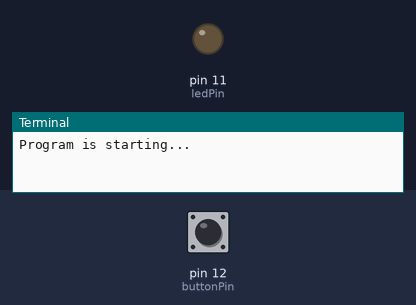
The program below on a simulated Raspberry Pi (header pin numbers). Parts: output pins drawn as LEDs (lit = HIGH), the last lines printed to the terminal. Inputs (shaded band) come from the test bench; at power-on: pin 12 (buttonPin) HIGH.

Above: at 1.2 s.
1.3 s: pin 12 (buttonPin) pulled LOW for 0.15 s
At 2.0 s:
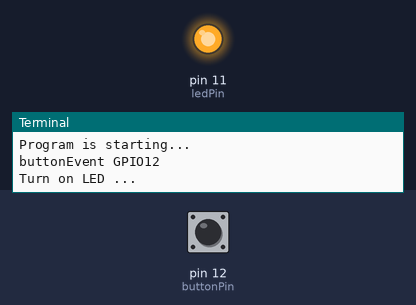
2.9 s: pin 12 (buttonPin) pulled LOW for 1 s
At 3.3 s:
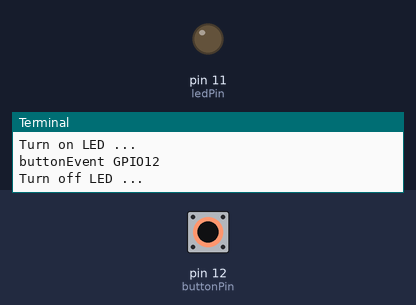
5.4 s: pin 12 (buttonPin) pulled LOW for 3.2 s
At 6.4 s:
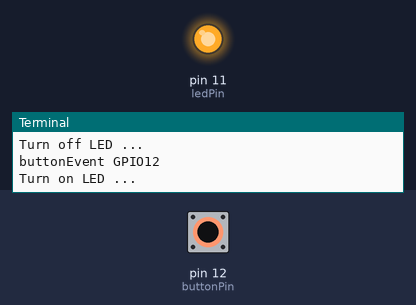
Timing chart, 0 to 8.4 s (numbered marks = the images above; inputs shaded):
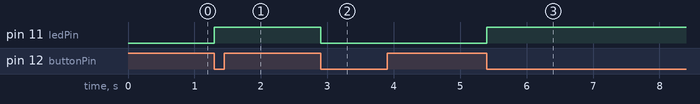

Measured:
- after the input at 1.3 s, pin 11 (ledPin): LOW → HIGH at once
- after the input at 2.9 s, pin 11 (ledPin): HIGH → LOW at once
- after the input at 5.4 s, pin 11 (ledPin): LOW → HIGH at once

The program:

Tablelamp.py
```python
#!/usr/bin/env python
########################################################################
# Filename    : Tablelamp.py
# Description : a DIY MINI table lamp
# Author      : Seth Whalen , referenced from Freenove.com
# Modification: 08/14/2018
########################################################################
import RPi.GPIO as GPIO

ledPin = 11    # define the ledPin
buttonPin = 12    # define the buttonPin
ledState = False

def setup():
	print ('Program is starting...')
	GPIO.setmode(GPIO.BOARD)       # Numbers GPIOs by physical location
	GPIO.setup(ledPin, GPIO.OUT)   # Set ledPin's mode is output
	GPIO.setup(buttonPin, GPIO.IN, pull_up_down=GPIO.PUD_UP)    # Set buttonPin's mode is input, and pull up to high

def buttonEvent(channel):#When the button is pressed, this function will be executed
	global ledState
	print 'buttonEvent GPIO%d'%channel
	ledState = not ledState
	if ledState :
		print 'Turn on LED ... '
	else :
		print 'Turn off LED ... '
	GPIO.output(ledPin,ledState)

def loop():
	#Button detect
	GPIO.add_event_detect(buttonPin,GPIO.FALLING,callback = buttonEvent,bouncetime=300)
	while True:
		pass

def destroy():
	GPIO.output(ledPin, GPIO.LOW)     # led off
	GPIO.cleanup()                     # Release resource

if __name__ == '__main__':     # Program start from here
	setup()
	try:
		loop()
	except KeyboardInterrupt:  # When 'Ctrl+C' is pressed, the child program destroy() will be  executed.
		destroy()
```
